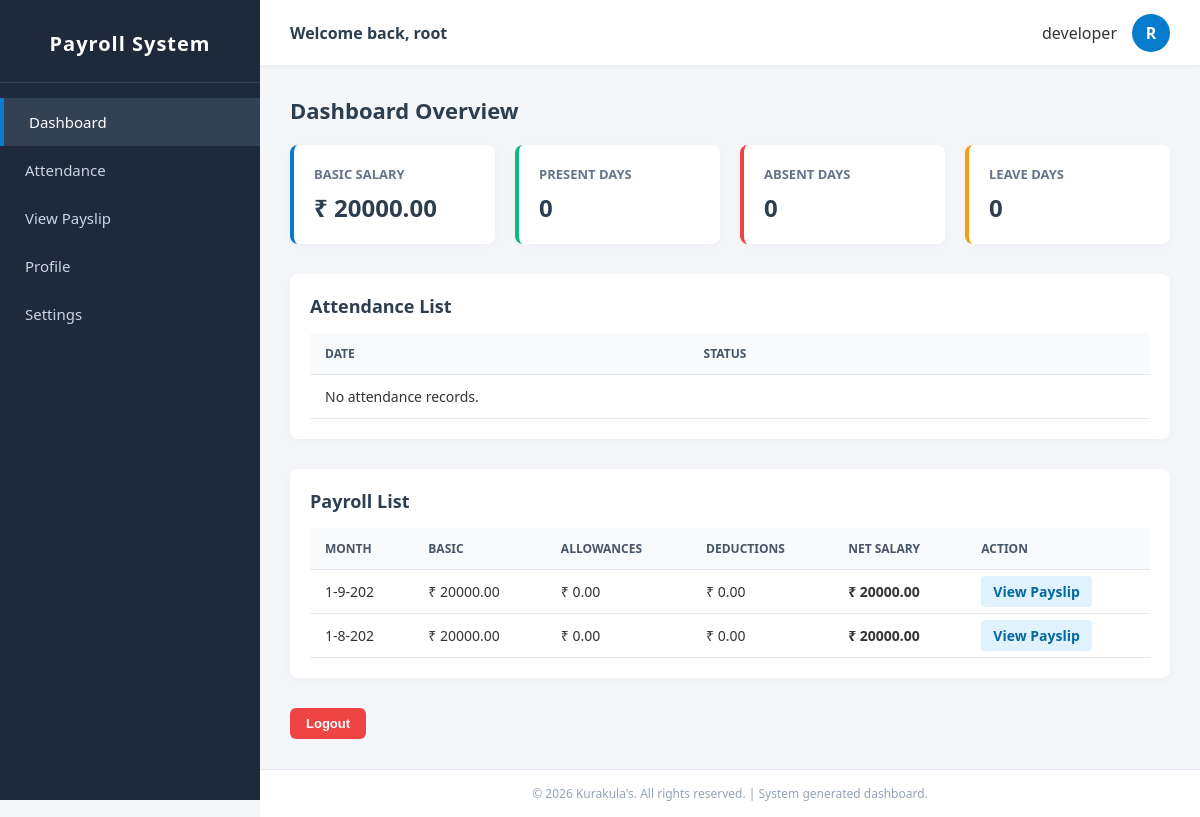
The app's page / (signed in) with its own data.
### payroll/models.py (models this page shows, shortened)
class Employee(models.Model):
    user = models.OneToOneField(User, on_delete=models.CASCADE)
    designation = models.CharField(max_length=100)
    basic_salary = models.DecimalField(max_digits=10, decimal_places=2)
    def __str__(self):
        return self.user.get_full_name() or self.user.username

class Payroll(models.Model):
    employee = models.ForeignKey(Employee, on_delete=models.CASCADE)
    month = models.CharField(max_length=7, help_text="Format: 2026-10")
    basic_salary = models.DecimalField(max_digits=10, decimal_places=2)
    allowances = models.DecimalField(max_digits=10, decimal_places=2, default=0)
    deductions = models.DecimalField(max_digits=10, decimal_places=2, default=0)
    net_salary = models.DecimalField(max_digits=10, decimal_places=2, editable=False)

### payroll/views.py (the view)
# urls.py: path('', views.dashboard, name='dashboard'),
@login_required
def dashboard(request):
    employee = get_object_or_404(Employee, user=request.user)
    attendance_all = Attendance.objects.filter(employee=employee)
    context = {
        'employee': employee,
        'present_count': attendance_all.filter(status='P').count(),
        'absent_count': attendance_all.filter(status='A').count(),
        'leave_count': attendance_all.filter(status='L').count(),
        'attendance_list': attendance_all.order_by('-date')[:30],
        'payroll_list': Payroll.objects.filter(employee=employee).order_by('-month'),
    }
    return render(request, 'payroll/dashboard.html', context)

### payroll/templates/payroll/dashboard.html (shortened to what this page needs)
<!DOCTYPE html>
<html lang="en">
<head>
</head>
<body>
    <aside class="sidebar">
        <div class="brand">Payroll System</div>
        <ul class="sidebar-menu">
            <li>
                <a href="{% url 'dashboard' %}" class="{% if request.resolver_match.url_name == 'dashboard' %}active{% endif %}">
                    Dashboard
                </a>
            </li>
            <li>
                <a href="{% url 'dashboard' %}#attendance">Attendance</a>
            </li>
            <li>
                <a href="{% url 'dashboard' %}#payroll">View Payslip</a>
            </li>
            <li>
                <a href="{% url 'profile' %}">Profile</a>
            </li>
            <li>
                <a href="{% url 'settings' %}">Settings</a>
            </li>
        </ul>
    </aside>
    <div class="main-wrapper">
        <header class="top-header">
            <div class="welcome-text">Welcome back, {{ employee }}</div>
            <div class="user-info">
                <span>{{ employee.designation }}</span>
                <div class="avatar">{{ employee|stringformat:"s"|slice:":1"|upper }}</div>
            </div>
        </header>
        <main class="content">
            <h1 class="page-title">Dashboard Overview</h1>
            <div class="stats-grid">
                <div class="stat-card">
                    <h3>Basic Salary</h3>
                    <div class="value">₹ {{ employee.basic_salary }}</div>
                </div>
                <div class="stat-card" style="border-left-color: #10b981;">
                    <h3>Present Days</h3>
                    <div class="value">{{ present_count }}</div>
                </div>
                <div class="stat-card" style="border-left-color: #ef4444;">
                    <h3>Absent Days</h3>
                    <div class="value">{{ absent_count }}</div>
                </div>
                <div class="stat-card" style="border-left-color: #f59e0b;">
                    <h3>Leave Days</h3>
                    <div class="value">{{ leave_count }}</div>
                </div>
            </div>
            <div class="table-container" id="attendance">
                <h2>Attendance List</h2>
                <table>
                    <tr><th>Date</th><th>Status</th></tr>
                    {% for a in attendance_list %}
                    <tr>
                        <td>{{ a.date }}</td>
                        <td>{{ a.get_status_display }}</td>
                    </tr>
                    {% empty %}
                    <tr><td colspan="2">No attendance records.</td></tr>
                    {% endfor %}
                </table>
            </div>
            <div class="table-container" id="payroll">
                <h2>Payroll List</h2>
                <table>
                    <tr>
                        <th>Month</th>
                        <th>Basic</th>
                        <th>Allowances</th>
                        <th>Deductions</th>
                        <th>Net Salary</th>
                        <th>Action</th>
                    </tr>
                    {% for p in payroll_list %}
                    <tr>
                        <td>{{ p.month }}</td>
                        <td>₹ {{ p.basic_salary }}</td>
                        <td>₹ {{ p.allowances }}</td>
                        <td>₹ {{ p.deductions }}</td>
                        <td><strong>₹ {{ p.net_salary }}</strong></td>
                        <td>
                            <a href="{% url 'payslip' p.pk %}" class="btn-view">View Payslip</a>
                        </td>
                    </tr>
                    {% empty %}
                    <tr><td colspan="6">No payroll records.</td></tr>
                    {% endfor %}
                </table>
            </div>
            <form method="post" action="{% url 'logout' %}">
                <button type="submit" class="btn btn-logout">Logout</button>
            </form>
        </main>
        <footer class="bottom-footer">
            &copy; 2026 Kurakula's. All rights reserved. | System generated dashboard.
        </footer>
    </div>
</body>
</html>

### payroll/templates/payroll/dashboard.html (style rules this page uses)
* { box-sizing: border-box; margin: 0; padding: 0; }
:root { --sidebar-width: 260px; --header-height: 65px; --primary-color: #2c3e50; --bg-color: #f4f6f9; --text-color: #333; --sidebar-bg: #1e293b; --sidebar-hover: #334155; }
body { font-family: 'Segoe UI', Tahoma, Geneva, Verdana, sans-serif; background: var(--bg-color); color: var(--text-color); display: flex; min-height: 100vh; }
.sidebar { width: var(--sidebar-width); background: var(--sidebar-bg); color: #fff; position: fixed; top: 0; left: 0; height: 100vh; padding-top: 20px; display: flex; flex-direction: column; z-index: 100; }
.sidebar .brand { font-size: 20px; font-weight: 800; text-align: center; padding: 10px 20px 25px; border-bottom: 1px solid #334155; letter-spacing: 1px; }
.sidebar-menu { list-style: none; padding: 15px 0; flex: 1; }
.sidebar-menu li a { display: block; padding: 14px 25px; color: #cbd5e1; text-decoration: none; font-size: 15px; transition: 0.2s; }
.sidebar-menu li a:hover, .sidebar-menu li a.active { background: var(--sidebar-hover); color: #fff; border-left: 4px solid #077BCC; }
.main-wrapper { margin-left: var(--sidebar-width); flex: 1; display: flex; flex-direction: column; min-height: 100vh; }
.top-header { height: var(--header-height); background: #fff; display: flex; align-items: center; justify-content: space-between; padding: 0 30px; box-shadow: 0 2px 5px rgba(0,0,0,0.05); position: sticky; top: 0; z-index: 50; }
.top-header .welcome-text { font-size: 16px; font-weight: 600; color: var(--primary-color); }
.top-header .user-info { display: flex; align-items: center; gap: 15px; }
.top-header .avatar { width: 38px; height: 38px; background: #077BCC; color: #fff; border-radius: 50%; display: flex; align-items: center; justify-content: center; font-weight: bold; font-size: 16px; }
.content { padding: 30px; flex: 1; }
.page-title { font-size: 22px; color: var(--primary-color); margin-bottom: 20px; }
.stats-grid { display: grid; grid-template-columns: repeat(auto-fit, minmax(200px, 1fr)); gap: 20px; margin-bottom: 30px; }
.stat-card { background: #fff; padding: 20px; border-radius: 8px; box-shadow: 0 2px 10px rgba(0,0,0,0.03); border-left: 4px solid #077BCC; }
.stat-card h3 { font-size: 13px; color: #64748b; text-transform: uppercase; margin-bottom: 8px; }
.stat-card .value { font-size: 24px; font-weight: 700; color: var(--primary-color); }
.table-container { background: #fff; border-radius: 8px; padding: 20px; box-shadow: 0 2px 10px rgba(0,0,0,0.03); margin-bottom: 30px; }
.table-container h2 { font-size: 18px; margin-bottom: 15px; color: var(--primary-color); }
table { border-collapse: collapse; width: 100%; }
th, td { padding: 12px 15px; text-align: left; border-bottom: 1px solid #e2e8f0; font-size: 14px; }
th { background: #f8fafc; color: #475569; font-weight: 600; text-transform: uppercase; font-size: 12px; }
.btn { padding: 8px 16px; border: none; border-radius: 6px; cursor: pointer; font-weight: 600; text-decoration: none; display: inline-block; font-size: 13px; }
.btn-logout { background: #ef4444; color: #fff; }
.btn-view { background: #e0f2fe; color: #0369a1; padding: 6px 12px; border-radius: 4px; text-decoration: none; font-weight: 600; }
.bottom-footer { background: #fff; text-align: center; padding: 15px; font-size: 12px; color: #94a3b8; border-top: 1px solid #e2e8f0; }

### records on screen
Employee: user.username "root", designation "developer", user.username "R", basic_salary "20000.00"
Payroll: month "1-9-202", basic_salary "20000.00", allowances "0.00", deductions "0.00", net_salary "20000.00"
Payroll: month "1-8-202", basic_salary "20000.00", allowances "0.00", deductions "0.00", net_salary "20000.00"

### other values on screen
{{ present_count }} "0"
{{ absent_count }} "0"
{{ leave_count }} "0"
